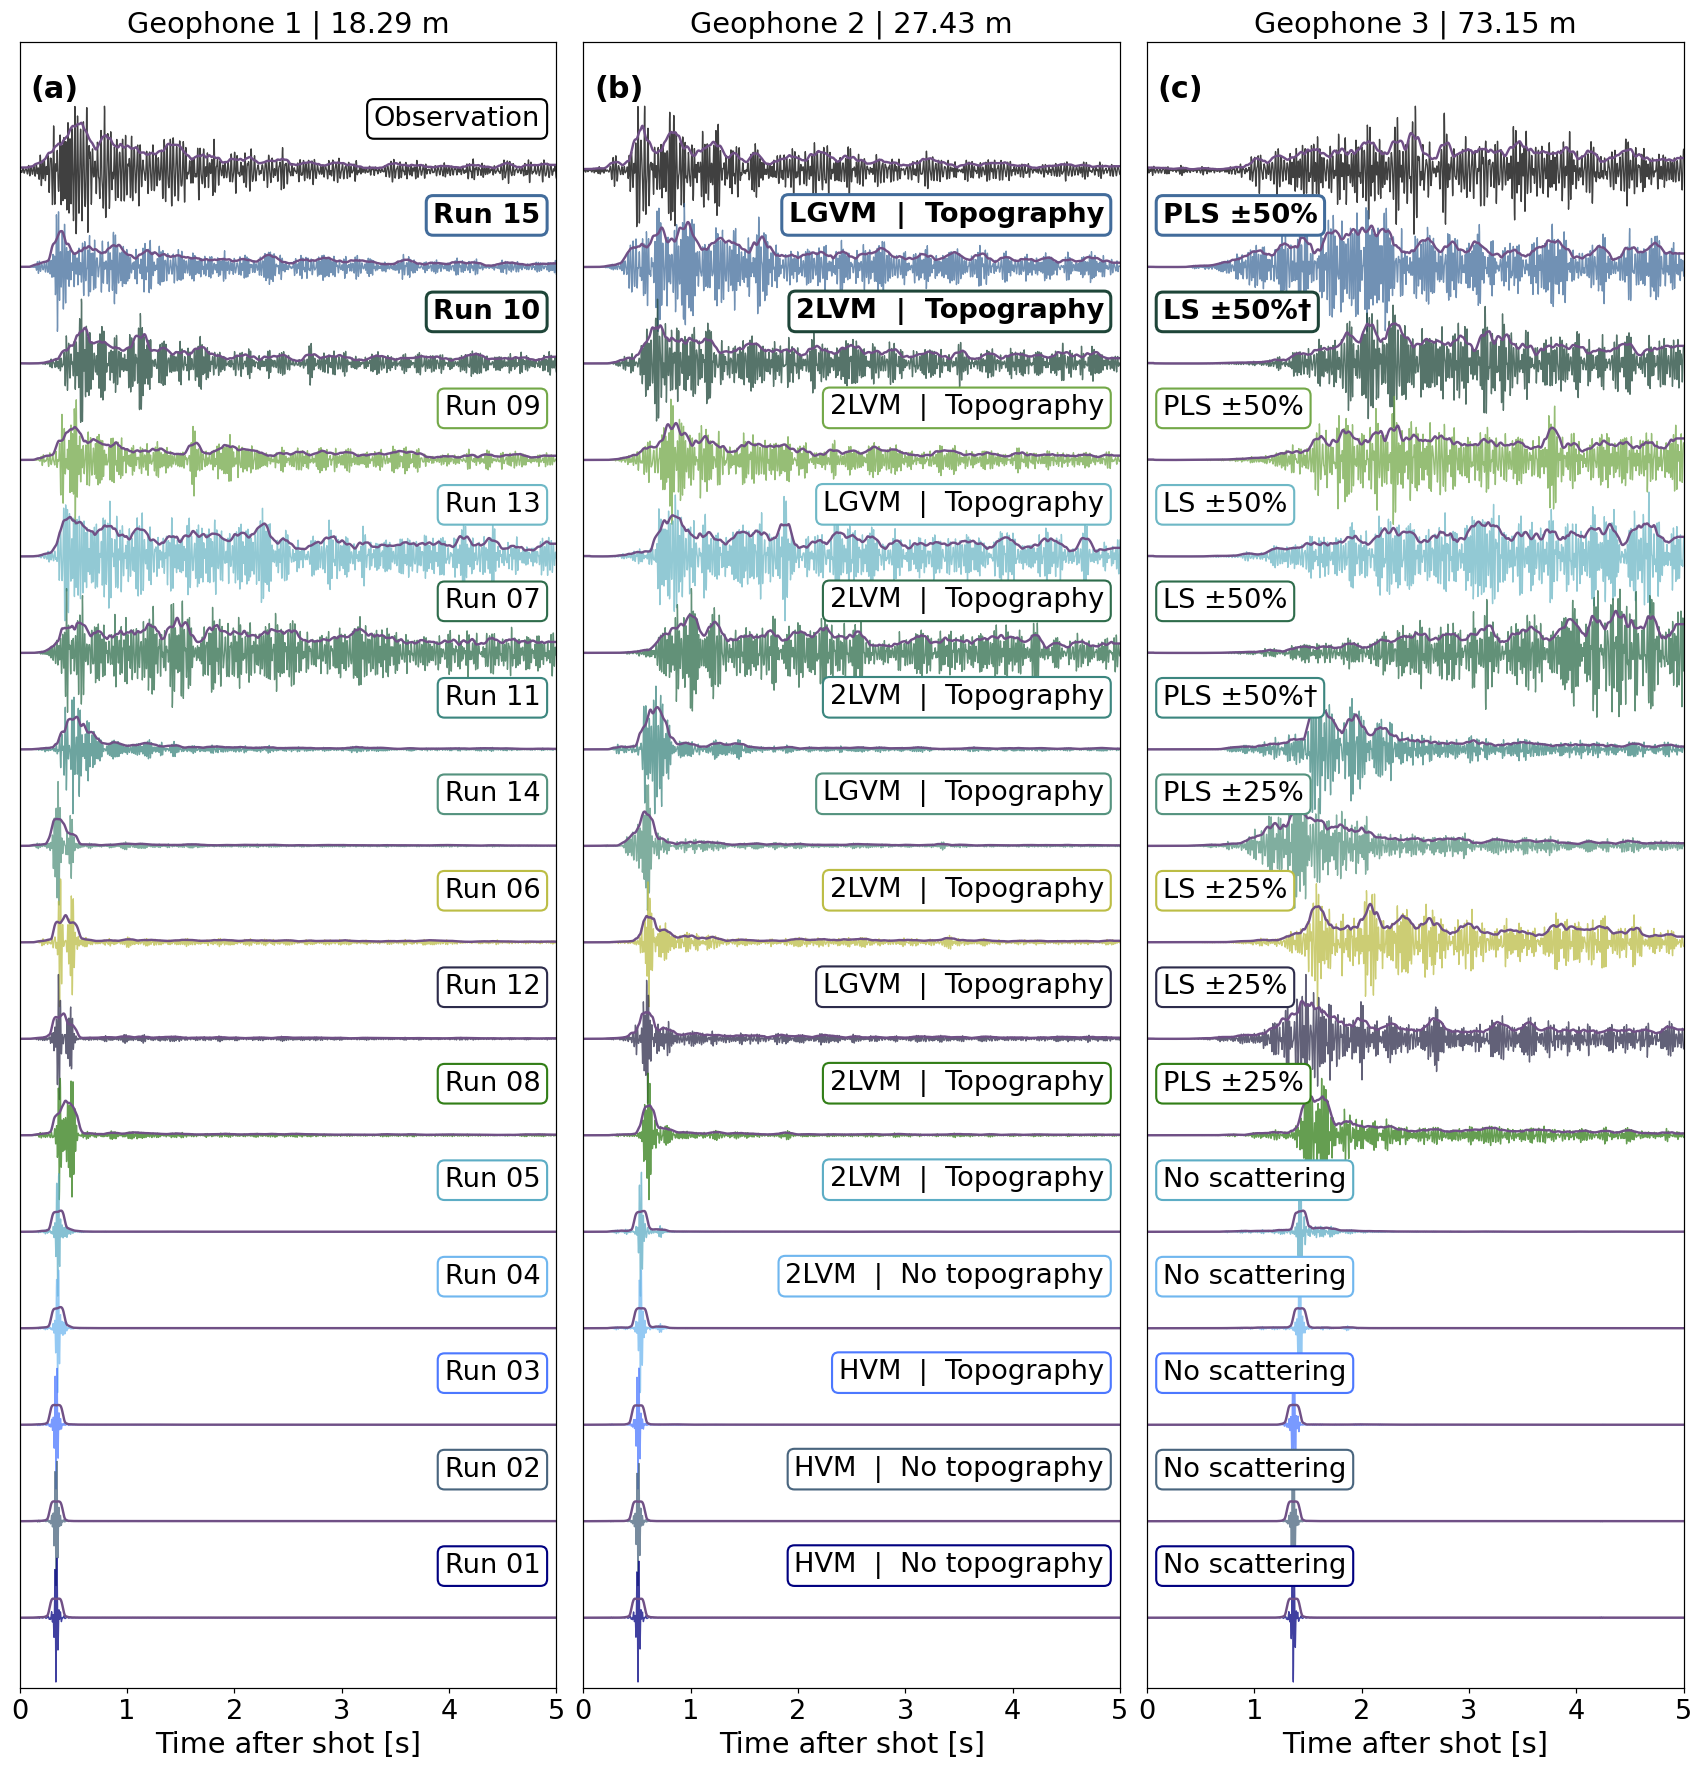

This figure's Python source:
"""Figure 6: observed and synthetic shot 17 waveforms (30-67 Hz) with smoothed envelopes, for all runs."""

from pathlib import Path

import matplotlib.pyplot as plt
import numpy as np
from netCDF4 import Dataset, chartostring
from obspy import read
from obspy.signal.filter import bandpass, envelope
from obspy.signal.util import smooth
from scipy.signal import detrend

SEGY_DIR = "path/to/segy_data"   # shot_<N>_apollo_14.segy files
RUNS_DIR = "path/to/runs"   # AxiSEM3D run folders A14_Run<NN>_*

F1, F2 = 30.0, 67.0   # band-pass corners [Hz]
TMAX = 5.0   # end of the time window [s]
GEOPHONES = ["G1", "G2", "G3"]


def read_synthetics(run):
    """Time and vertical displacement (U3) at G1-G3 from the AxiSEM3D station output (all rank files)."""
    traces = {}
    for path in sorted(Path(RUNS_DIR).glob(f"A14_Run{run}_*/output/stations/shot_17/axisem3d_synthetics.nc*")):
        with Dataset(path) as ds:
            time = ds["data_time"][:].data
            stations = [s.split(".")[-1] for s in chartostring(ds["list_station"][:])]
            u3 = list(chartostring(ds["list_channel"][:])).index("U3")
            for i, name in enumerate(stations):
                if name in GEOPHONES and name not in traces:
                    traces[name] = ds["data_wave"][i, u3, :].data.astype(float)
    return time, [traces[g] for g in GEOPHONES]


def process(time, x, to_velocity=False):
    """Detrend, (differentiate), band-pass, envelope, cut to 0-5 s, normalise, smooth envelope."""
    dt = np.median(np.diff(time))
    x = detrend(np.asarray(x, dtype=float))
    if to_velocity:   # synthetics are displacement; the geophones record velocity
        x = np.gradient(x, dt, edge_order=2)
    pad = int(np.ceil(1.0 / dt))   # 1 s of mirrored signal at each end while filtering
    x = bandpass(np.pad(x, pad, mode="reflect"), F1, F2, 1 / dt, corners=4, zerophase=True)[pad:-pad]
    env = envelope(x)
    keep = (time >= 0) & (time <= TMAX)
    time, x, env = time[keep], x[keep], env[keep]
    env = smooth(env / env.max(), int(3 / (0.5 * (F1 + F2)) / dt))   # 3 periods at the mid frequency
    return time, x / np.abs(x).max(), env


# run, colour, run label, model | topography, scattering (as in Table 1; † = applied to each layer)
rows = [
    (None, "#000000", "Observation", "", ""),
    ("15", "#426C9B", "Run 15", "LGVM  |  Topography", "PLS ±50%"),
    ("10", "#1E4538", "Run 10", "2LVM  |  Topography", "LS ±50%†"),
    ("09", "#73A848", "Run 09", "2LVM  |  Topography", "PLS ±50%"),
    ("13", "#6EB8C6", "Run 13", "LGVM  |  Topography", "LS ±50%"),
    ("07", "#2E6C4B", "Run 07", "2LVM  |  Topography", "LS ±50%"),
    ("11", "#3C867F", "Run 11", "2LVM  |  Topography", "PLS ±50%†"),
    ("14", "#55937F", "Run 14", "LGVM  |  Topography", "PLS ±25%"),
    ("06", "#BCBD45", "Run 06", "2LVM  |  Topography", "LS ±25%"),
    ("12", "#2D2C4B", "Run 12", "LGVM  |  Topography", "LS ±25%"),
    ("08", "#327E17", "Run 08", "2LVM  |  Topography", "PLS ±25%"),
    ("05", "#5DADC5", "Run 05", "2LVM  |  Topography", "No scattering"),
    ("04", "#70B7EF", "Run 04", "2LVM  |  No topography", "No scattering"),
    ("03", "#4C78FF", "Run 03", "HVM  |  Topography", "No scattering"),
    ("02", "#49657E", "Run 02", "HVM  |  No topography", "No scattering"),
    ("01", "#000080", "Run 01", "HVM  |  No topography", "No scattering"),
]
best = ("10", "15")
titles = ["Geophone 1 | 18.29 m", "Geophone 2 | 27.43 m", "Geophone 3 | 73.15 m"]
spacing = 1.5

FS = 19
plt.rcParams.update({"font.size": FS, "xtick.labelsize": FS - 1})
fig, axes = plt.subplots(1, 3, figsize=(15.5, 0.95 * len(rows) + 1.4), sharey=True)
fig.subplots_adjust(left=0.01, right=0.995, bottom=0.045, top=0.955, wspace=0.05)

observed = read(str(Path(SEGY_DIR) / "shot_17_apollo_14.segy"), format="SEGY")

for i, (run, colour, *labels) in enumerate(rows):
    if run is None:   # observed: traces 1-3 of the SEGY file are geophones 1-3
        traces = [process(tr.times(), tr.data) for tr in observed[:3]]
    else:
        time, waves = read_synthetics(run)
        traces = [process(time, w, to_velocity=True) for w in waves]

    y = -spacing * i
    bold = run in best
    for k, (ax, (time, wave, env)) in enumerate(zip(axes, traces)):
        ax.plot(time, wave + y, color=colour, alpha=0.75, lw=0.9)
        ax.plot(time, env + y, color="#705086", lw=1.6)
        if labels[k]:   # labels on the right in (a) and (b), on the left in (c)
            ax.text(0.97 if k < 2 else 0.03, y + 0.6, labels[k], transform=ax.get_yaxis_transform(),
                    ha="right" if k < 2 else "left", va="bottom", fontsize=FS - 1,
                    fontweight="bold" if bold else "normal", zorder=20,
                    bbox=dict(boxstyle="round,pad=0.25", fc="white", ec=colour, lw=2.0 if bold else 1.4))

for letter, ax, title in zip("abc", axes, titles):
    ax.set_title(title, fontsize=FS)
    ax.text(0.02, 0.98, f"({letter})", transform=ax.transAxes, ha="left", va="top",
            fontsize=FS + 1, fontweight="bold")
    ax.set_xlim(0, TMAX)
    ax.set_ylim(-spacing * (len(rows) - 1) - 1.1, 2.0)
    ax.set_xticks(np.arange(0, 6))
    ax.set_yticks([])
    ax.set_xlabel("Time after shot [s]")

fig.savefig("Figure6.png", dpi=109, bbox_inches="tight", facecolor="white")
